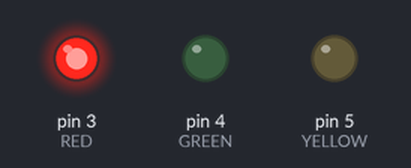
The sketch below on a simulated Arduino Uno, built with avr-gcc and run on an emulated ATmega328P. On the bench: output pins drawn as LEDs (lit = HIGH).

Above: at 0.2 s.
At 0.7 s:
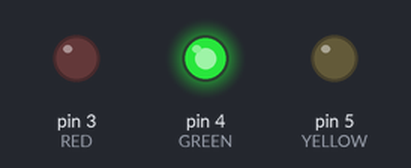
At 2.7 s:
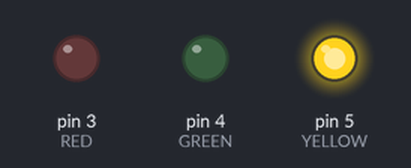
Timing chart, 0 to 3.5 s (numbered marks = the images above):
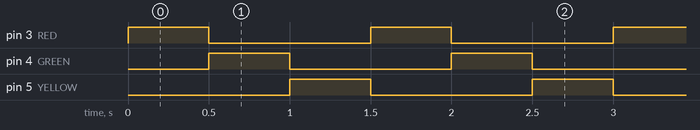

The sketch:

blink_3_led.ino
```cpp
#define RED 3
#define GREEN 4
#define YELLOW 5
void red(){
  digitalWrite(RED,HIGH);
  digitalWrite(GREEN,LOW);
  digitalWrite(YELLOW,LOW);
}
void green(){
  digitalWrite(RED,LOW);
  digitalWrite(GREEN,HIGH);
  digitalWrite(YELLOW,LOW);
}
void yellow(){
  digitalWrite(RED,LOW);
  digitalWrite(GREEN,LOW);
  digitalWrite(YELLOW,HIGH);
}
void setup() {
  pinMode(RED,OUTPUT);
  pinMode(GREEN,OUTPUT);
  pinMode(YELLOW,OUTPUT);
}

void loop() {
  red();
  delay(500);
  green();
  delay(500);
  yellow();
  delay(500);
}
```

Measured:
- by itself, pin 3 (RED), pin 4 (GREEN), pin 5 (YELLOW): alternates HIGH for 0.50 s and LOW for 1.0 s
- by itself, everything shown: repeats every 1.5 s, in 3 steps
